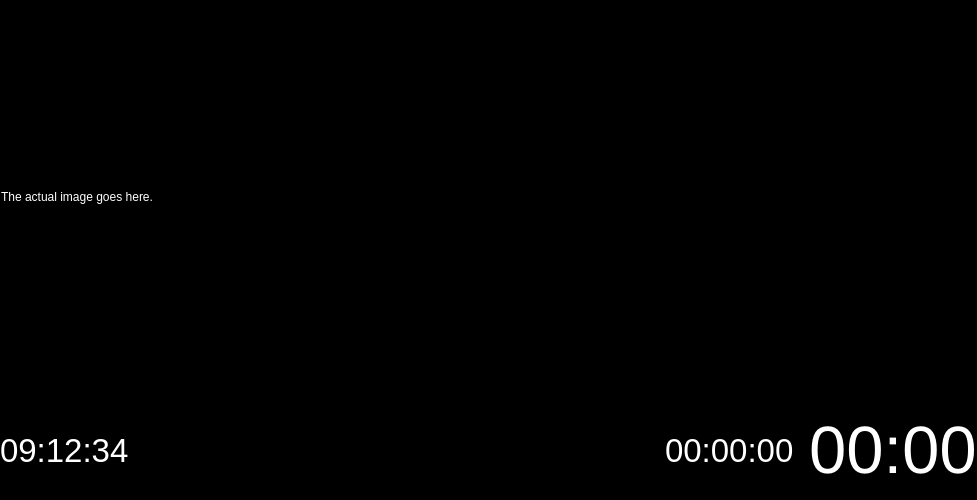
<?xml version="1.0" encoding="UTF-8"?>
<ui version="4.0">
 <class>Form</class>
 <widget class="QWidget" name="Form">
  <property name="geometry">
   <rect>
    <x>0</x>
    <y>0</y>
    <width>977</width>
    <height>500</height>
   </rect>
  </property>
  <property name="palette">
   <palette>
    <active>
     <colorrole role="WindowText">
      <brush brushstyle="SolidPattern">
       <color alpha="255">
        <red>255</red>
        <green>255</green>
        <blue>255</blue>
       </color>
      </brush>
     </colorrole>
     <colorrole role="Button">
      <brush brushstyle="SolidPattern">
       <color alpha="255">
        <red>0</red>
        <green>0</green>
        <blue>0</blue>
       </color>
      </brush>
     </colorrole>
     <colorrole role="Light">
      <brush brushstyle="SolidPattern">
       <color alpha="255">
        <red>0</red>
        <green>0</green>
        <blue>0</blue>
       </color>
      </brush>
     </colorrole>
     <colorrole role="Midlight">
      <brush brushstyle="SolidPattern">
       <color alpha="255">
        <red>0</red>
        <green>0</green>
        <blue>0</blue>
       </color>
      </brush>
     </colorrole>
     <colorrole role="Dark">
      <brush brushstyle="SolidPattern">
       <color alpha="255">
        <red>0</red>
        <green>0</green>
        <blue>0</blue>
       </color>
      </brush>
     </colorrole>
     <colorrole role="Mid">
      <brush brushstyle="SolidPattern">
       <color alpha="255">
        <red>0</red>
        <green>0</green>
        <blue>0</blue>
       </color>
      </brush>
     </colorrole>
     <colorrole role="Text">
      <brush brushstyle="SolidPattern">
       <color alpha="255">
        <red>255</red>
        <green>255</green>
        <blue>255</blue>
       </color>
      </brush>
     </colorrole>
     <colorrole role="BrightText">
      <brush brushstyle="SolidPattern">
       <color alpha="255">
        <red>255</red>
        <green>255</green>
        <blue>255</blue>
       </color>
      </brush>
     </colorrole>
     <colorrole role="ButtonText">
      <brush brushstyle="SolidPattern">
       <color alpha="255">
        <red>255</red>
        <green>255</green>
        <blue>255</blue>
       </color>
      </brush>
     </colorrole>
     <colorrole role="Base">
      <brush brushstyle="SolidPattern">
       <color alpha="255">
        <red>0</red>
        <green>0</green>
        <blue>0</blue>
       </color>
      </brush>
     </colorrole>
     <colorrole role="Window">
      <brush brushstyle="SolidPattern">
       <color alpha="255">
        <red>0</red>
        <green>0</green>
        <blue>0</blue>
       </color>
      </brush>
     </colorrole>
     <colorrole role="Shadow">
      <brush brushstyle="SolidPattern">
       <color alpha="255">
        <red>0</red>
        <green>0</green>
        <blue>0</blue>
       </color>
      </brush>
     </colorrole>
     <colorrole role="AlternateBase">
      <brush brushstyle="SolidPattern">
       <color alpha="255">
        <red>0</red>
        <green>0</green>
        <blue>0</blue>
       </color>
      </brush>
     </colorrole>
     <colorrole role="ToolTipBase">
      <brush brushstyle="SolidPattern">
       <color alpha="255">
        <red>255</red>
        <green>255</green>
        <blue>220</blue>
       </color>
      </brush>
     </colorrole>
     <colorrole role="ToolTipText">
      <brush brushstyle="SolidPattern">
       <color alpha="255">
        <red>0</red>
        <green>0</green>
        <blue>0</blue>
       </color>
      </brush>
     </colorrole>
    </active>
    <inactive>
     <colorrole role="WindowText">
      <brush brushstyle="SolidPattern">
       <color alpha="255">
        <red>255</red>
        <green>255</green>
        <blue>255</blue>
       </color>
      </brush>
     </colorrole>
     <colorrole role="Button">
      <brush brushstyle="SolidPattern">
       <color alpha="255">
        <red>0</red>
        <green>0</green>
        <blue>0</blue>
       </color>
      </brush>
     </colorrole>
     <colorrole role="Light">
      <brush brushstyle="SolidPattern">
       <color alpha="255">
        <red>0</red>
        <green>0</green>
        <blue>0</blue>
       </color>
      </brush>
     </colorrole>
     <colorrole role="Midlight">
      <brush brushstyle="SolidPattern">
       <color alpha="255">
        <red>0</red>
        <green>0</green>
        <blue>0</blue>
       </color>
      </brush>
     </colorrole>
     <colorrole role="Dark">
      <brush brushstyle="SolidPattern">
       <color alpha="255">
        <red>0</red>
        <green>0</green>
        <blue>0</blue>
       </color>
      </brush>
     </colorrole>
     <colorrole role="Mid">
      <brush brushstyle="SolidPattern">
       <color alpha="255">
        <red>0</red>
        <green>0</green>
        <blue>0</blue>
       </color>
      </brush>
     </colorrole>
     <colorrole role="Text">
      <brush brushstyle="SolidPattern">
       <color alpha="255">
        <red>255</red>
        <green>255</green>
        <blue>255</blue>
       </color>
      </brush>
     </colorrole>
     <colorrole role="BrightText">
      <brush brushstyle="SolidPattern">
       <color alpha="255">
        <red>255</red>
        <green>255</green>
        <blue>255</blue>
       </color>
      </brush>
     </colorrole>
     <colorrole role="ButtonText">
      <brush brushstyle="SolidPattern">
       <color alpha="255">
        <red>255</red>
        <green>255</green>
        <blue>255</blue>
       </color>
      </brush>
     </colorrole>
     <colorrole role="Base">
      <brush brushstyle="SolidPattern">
       <color alpha="255">
        <red>0</red>
        <green>0</green>
        <blue>0</blue>
       </color>
      </brush>
     </colorrole>
     <colorrole role="Window">
      <brush brushstyle="SolidPattern">
       <color alpha="255">
        <red>0</red>
        <green>0</green>
        <blue>0</blue>
       </color>
      </brush>
     </colorrole>
     <colorrole role="Shadow">
      <brush brushstyle="SolidPattern">
       <color alpha="255">
        <red>0</red>
        <green>0</green>
        <blue>0</blue>
       </color>
      </brush>
     </colorrole>
     <colorrole role="AlternateBase">
      <brush brushstyle="SolidPattern">
       <color alpha="255">
        <red>0</red>
        <green>0</green>
        <blue>0</blue>
       </color>
      </brush>
     </colorrole>
     <colorrole role="ToolTipBase">
      <brush brushstyle="SolidPattern">
       <color alpha="255">
        <red>255</red>
        <green>255</green>
        <blue>220</blue>
       </color>
      </brush>
     </colorrole>
     <colorrole role="ToolTipText">
      <brush brushstyle="SolidPattern">
       <color alpha="255">
        <red>0</red>
        <green>0</green>
        <blue>0</blue>
       </color>
      </brush>
     </colorrole>
    </inactive>
    <disabled>
     <colorrole role="WindowText">
      <brush brushstyle="SolidPattern">
       <color alpha="255">
        <red>0</red>
        <green>0</green>
        <blue>0</blue>
       </color>
      </brush>
     </colorrole>
     <colorrole role="Button">
      <brush brushstyle="SolidPattern">
       <color alpha="255">
        <red>0</red>
        <green>0</green>
        <blue>0</blue>
       </color>
      </brush>
     </colorrole>
     <colorrole role="Light">
      <brush brushstyle="SolidPattern">
       <color alpha="255">
        <red>0</red>
        <green>0</green>
        <blue>0</blue>
       </color>
      </brush>
     </colorrole>
     <colorrole role="Midlight">
      <brush brushstyle="SolidPattern">
       <color alpha="255">
        <red>0</red>
        <green>0</green>
        <blue>0</blue>
       </color>
      </brush>
     </colorrole>
     <colorrole role="Dark">
      <brush brushstyle="SolidPattern">
       <color alpha="255">
        <red>0</red>
        <green>0</green>
        <blue>0</blue>
       </color>
      </brush>
     </colorrole>
     <colorrole role="Mid">
      <brush brushstyle="SolidPattern">
       <color alpha="255">
        <red>0</red>
        <green>0</green>
        <blue>0</blue>
       </color>
      </brush>
     </colorrole>
     <colorrole role="Text">
      <brush brushstyle="SolidPattern">
       <color alpha="255">
        <red>0</red>
        <green>0</green>
        <blue>0</blue>
       </color>
      </brush>
     </colorrole>
     <colorrole role="BrightText">
      <brush brushstyle="SolidPattern">
       <color alpha="255">
        <red>255</red>
        <green>255</green>
        <blue>255</blue>
       </color>
      </brush>
     </colorrole>
     <colorrole role="ButtonText">
      <brush brushstyle="SolidPattern">
       <color alpha="255">
        <red>0</red>
        <green>0</green>
        <blue>0</blue>
       </color>
      </brush>
     </colorrole>
     <colorrole role="Base">
      <brush brushstyle="SolidPattern">
       <color alpha="255">
        <red>0</red>
        <green>0</green>
        <blue>0</blue>
       </color>
      </brush>
     </colorrole>
     <colorrole role="Window">
      <brush brushstyle="SolidPattern">
       <color alpha="255">
        <red>0</red>
        <green>0</green>
        <blue>0</blue>
       </color>
      </brush>
     </colorrole>
     <colorrole role="Shadow">
      <brush brushstyle="SolidPattern">
       <color alpha="255">
        <red>0</red>
        <green>0</green>
        <blue>0</blue>
       </color>
      </brush>
     </colorrole>
     <colorrole role="AlternateBase">
      <brush brushstyle="SolidPattern">
       <color alpha="255">
        <red>0</red>
        <green>0</green>
        <blue>0</blue>
       </color>
      </brush>
     </colorrole>
     <colorrole role="ToolTipBase">
      <brush brushstyle="SolidPattern">
       <color alpha="255">
        <red>255</red>
        <green>255</green>
        <blue>220</blue>
       </color>
      </brush>
     </colorrole>
     <colorrole role="ToolTipText">
      <brush brushstyle="SolidPattern">
       <color alpha="255">
        <red>0</red>
        <green>0</green>
        <blue>0</blue>
       </color>
      </brush>
     </colorrole>
    </disabled>
   </palette>
  </property>
  <property name="windowTitle">
   <string>Form</string>
  </property>
  <layout class="QVBoxLayout" name="verticalLayout">
   <property name="margin">
    <number>0</number>
   </property>
   <item>
    <widget class="QScrollArea" name="imageArea">
     <property name="focusPolicy">
      <enum>Qt::NoFocus</enum>
     </property>
     <property name="lineWidth">
      <number>0</number>
     </property>
     <property name="verticalScrollBarPolicy">
      <enum>Qt::ScrollBarAlwaysOff</enum>
     </property>
     <property name="horizontalScrollBarPolicy">
      <enum>Qt::ScrollBarAlwaysOff</enum>
     </property>
     <property name="widgetResizable">
      <bool>true</bool>
     </property>
     <property name="alignment">
      <set>Qt::AlignCenter</set>
     </property>
     <widget class="QLabel" name="imageLabel">
      <property name="geometry">
       <rect>
        <x>0</x>
        <y>0</y>
        <width>975</width>
        <height>392</height>
       </rect>
      </property>
      <property name="text">
       <string>The actual image goes here.</string>
      </property>
     </widget>
    </widget>
   </item>
   <item>
    <widget class="QWidget" name="bottomArea" native="true">
     <property name="maximumSize">
      <size>
       <width>16777215</width>
       <height>100</height>
      </size>
     </property>
     <layout class="QHBoxLayout" name="horizontalLayout_2">
      <property name="margin">
       <number>0</number>
      </property>
      <item>
       <widget class="QLabel" name="wallClock">
        <property name="font">
         <font>
          <pointsize>25</pointsize>
         </font>
        </property>
        <property name="text">
         <string>09:12:34</string>
        </property>
       </widget>
      </item>
      <item>
       <widget class="QScrollArea" name="thumbnailArea">
        <property name="maximumSize">
         <size>
          <width>16777215</width>
          <height>100</height>
         </size>
        </property>
        <property name="focusPolicy">
         <enum>Qt::NoFocus</enum>
        </property>
        <property name="lineWidth">
         <number>0</number>
        </property>
        <property name="verticalScrollBarPolicy">
         <enum>Qt::ScrollBarAlwaysOff</enum>
        </property>
        <property name="horizontalScrollBarPolicy">
         <enum>Qt::ScrollBarAlwaysOff</enum>
        </property>
        <property name="widgetResizable">
         <bool>true</bool>
        </property>
        <widget class="QWidget" name="thumbnailAreaWidget">
         <property name="geometry">
          <rect>
           <x>0</x>
           <y>0</y>
           <width>473</width>
           <height>98</height>
          </rect>
         </property>
         <layout class="QHBoxLayout" name="horizontalLayout">
          <property name="margin">
           <number>0</number>
          </property>
          <item>
           <spacer name="horizontalSpacer_3">
            <property name="orientation">
             <enum>Qt::Horizontal</enum>
            </property>
            <property name="sizeHint" stdset="0">
             <size>
              <width>478</width>
              <height>20</height>
             </size>
            </property>
           </spacer>
          </item>
         </layout>
        </widget>
       </widget>
      </item>
      <item>
       <widget class="QLabel" name="presentationClock">
        <property name="font">
         <font>
          <pointsize>25</pointsize>
         </font>
        </property>
        <property name="text">
         <string>00:00:00</string>
        </property>
       </widget>
      </item>
      <item>
       <widget class="Line" name="line">
        <property name="orientation">
         <enum>Qt::Vertical</enum>
        </property>
       </widget>
      </item>
      <item>
       <widget class="QLabel" name="slideClock">
        <property name="font">
         <font>
          <pointsize>50</pointsize>
         </font>
        </property>
        <property name="text">
         <string>00:00</string>
        </property>
       </widget>
      </item>
     </layout>
     <zorder>horizontalSpacer_3</zorder>
     <zorder>thumbnailArea</zorder>
     <zorder>presentationClock</zorder>
     <zorder>wallClock</zorder>
     <zorder>slideClock</zorder>
     <zorder>line</zorder>
    </widget>
   </item>
  </layout>
 </widget>
 <resources/>
 <connections/>
</ui>
